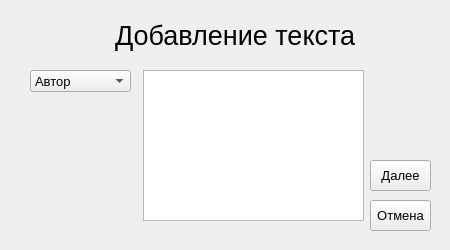
<?xml version="1.0" encoding="UTF-8"?>
<ui version="4.0">
 <class>MainWindow</class>
 <widget class="QMainWindow" name="MainWindow">
  <property name="enabled">
   <bool>true</bool>
  </property>
  <property name="geometry">
   <rect>
    <x>0</x>
    <y>0</y>
    <width>450</width>
    <height>250</height>
   </rect>
  </property>
  <property name="minimumSize">
   <size>
    <width>450</width>
    <height>0</height>
   </size>
  </property>
  <property name="windowTitle">
   <string>Создание мода БЛ:                  Добавить текст</string>
  </property>
  <widget class="QWidget" name="centralwidget">
   <widget class="QLabel" name="lbl">
    <property name="geometry">
     <rect>
      <x>115</x>
      <y>20</y>
      <width>241</width>
      <height>31</height>
     </rect>
    </property>
    <property name="font">
     <font>
      <pointsize>20</pointsize>
     </font>
    </property>
    <property name="layoutDirection">
     <enum>Qt::LeftToRight</enum>
    </property>
    <property name="text">
     <string>Добавление текста</string>
    </property>
   </widget>
   <widget class="QPushButton" name="btn">
    <property name="geometry">
     <rect>
      <x>370</x>
      <y>160</y>
      <width>61</width>
      <height>31</height>
     </rect>
    </property>
    <property name="font">
     <font>
      <pointsize>10</pointsize>
     </font>
    </property>
    <property name="text">
     <string>Далее</string>
    </property>
   </widget>
   <widget class="QComboBox" name="comboBox">
    <property name="geometry">
     <rect>
      <x>30</x>
      <y>70</y>
      <width>101</width>
      <height>22</height>
     </rect>
    </property>
    <property name="font">
     <font>
      <pointsize>10</pointsize>
     </font>
    </property>
    <item>
     <property name="text">
      <string>Автор</string>
     </property>
    </item>
    <item>
     <property name="text">
      <string>Алиса</string>
     </property>
    </item>
    <item>
     <property name="text">
      <string>Славя</string>
     </property>
    </item>
    <item>
     <property name="text">
      <string>Лена</string>
     </property>
    </item>
    <item>
     <property name="text">
      <string>Ульяна</string>
     </property>
    </item>
    <item>
     <property name="text">
      <string>Мику</string>
     </property>
    </item>
    <item>
     <property name="text">
      <string>Ольга Дмит.</string>
     </property>
    </item>
    <item>
     <property name="text">
      <string>Электроник</string>
     </property>
    </item>
    <item>
     <property name="text">
      <string>Шурик</string>
     </property>
    </item>
    <item>
     <property name="text">
      <string>Женя</string>
     </property>
    </item>
    <item>
     <property name="text">
      <string>Виола</string>
     </property>
    </item>
    <item>
     <property name="text">
      <string>Пионер</string>
     </property>
    </item>
    <item>
     <property name="text">
      <string>Юля</string>
     </property>
    </item>
    <item>
     <property name="text">
      <string>Толик</string>
     </property>
    </item>
   </widget>
   <widget class="QPushButton" name="btn_ex">
    <property name="geometry">
     <rect>
      <x>370</x>
      <y>200</y>
      <width>61</width>
      <height>31</height>
     </rect>
    </property>
    <property name="font">
     <font>
      <pointsize>10</pointsize>
     </font>
    </property>
    <property name="text">
     <string>Отмена</string>
    </property>
   </widget>
   <widget class="QTextEdit" name="txt">
    <property name="geometry">
     <rect>
      <x>143</x>
      <y>70</y>
      <width>221</width>
      <height>151</height>
     </rect>
    </property>
   </widget>
  </widget>
 </widget>
 <resources/>
 <connections/>
</ui>
